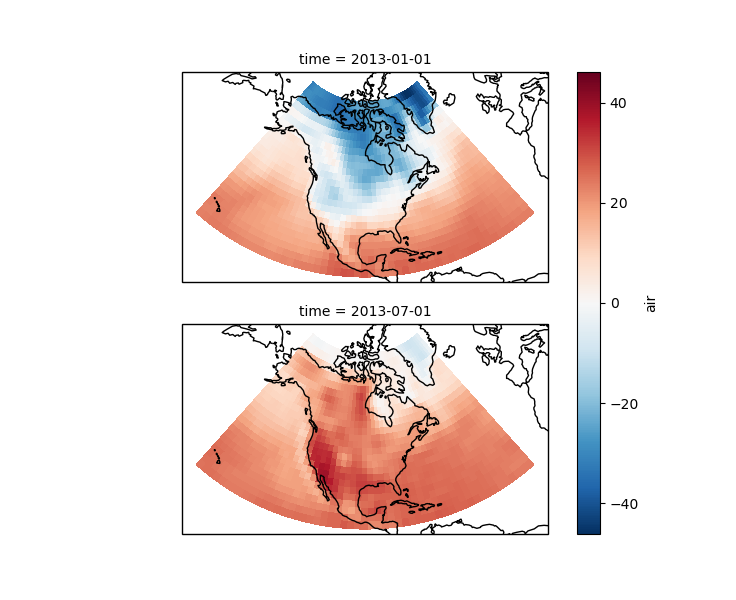

Here is the Python script that generated this plot:
"""
==================================
Multiple plots and map projections
==================================

Control the map projection parameters on multiple axes

This example illustrates how to plot multiple maps and control their extent
and aspect ratio.

For more details see `this discussion`_ on github.

.. _this discussion: https://github.com/pydata/xarray/issues/1397#issuecomment-299190567
"""


import cartopy.crs as ccrs
import matplotlib.pyplot as plt

import xarray as xr

# Load the data
ds = xr.tutorial.load_dataset("air_temperature")
air = ds.air.isel(time=[0, 724]) - 273.15

# This is the map projection we want to plot *onto*
map_proj = ccrs.LambertConformal(central_longitude=-95, central_latitude=45)

p = air.plot(
    transform=ccrs.PlateCarree(),  # the data's projection
    col="time",
    col_wrap=1,  # multiplot settings
    aspect=ds.dims["lon"] / ds.dims["lat"],  # for a sensible figsize
    subplot_kws={"projection": map_proj},  # the plot's projection
)

# We have to set the map's options on all four axes
for ax in p.axes.flat:
    ax.coastlines()
    ax.set_extent([-160, -30, 5, 75])
    # Without this aspect attributes the maps will look chaotic and the
    # "extent" attribute above will be ignored
    ax.set_aspect("equal")

plt.savefig("./plot_cartopy_facetgrid.png")
